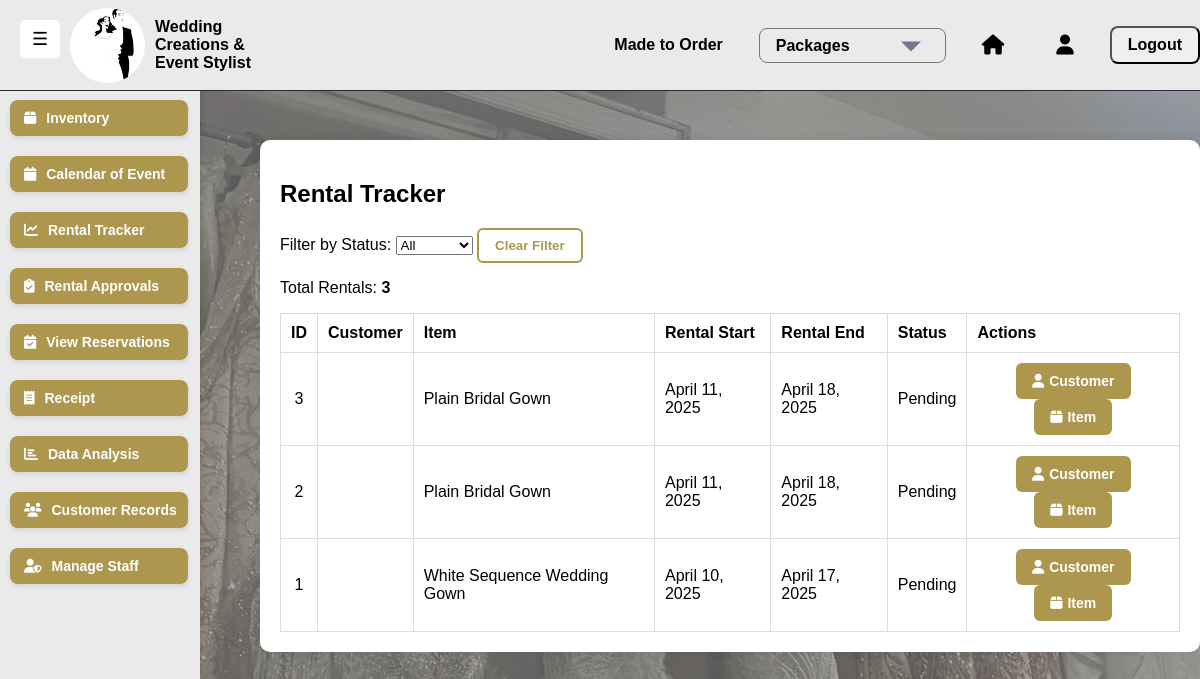
/rental-tracker/ (signed in), run on an earlier commit of the app's database.
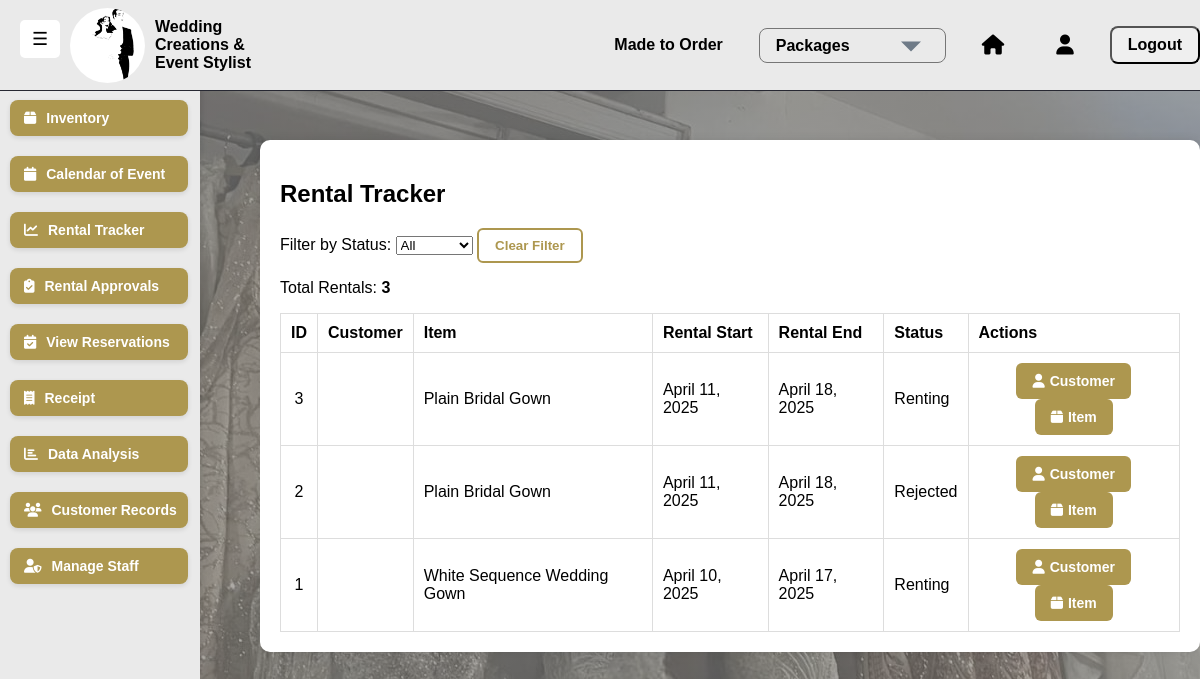
And on a later commit of the database.
### saritasapp/models.py (models this page shows, shortened)
class Rental(models.Model):
    STATUS_CHOICES = [
        ("Pending", "Pending"),
        ("Approved", "Approved"),
        ("Rented", "Rented"),
        ("Returned", "Returned"),
        ("Overdue", "Overdue"),
        ("Cancelled", "Cancelled"),
        ("Rejected", "Rejected"),
    ]
    customer = models.ForeignKey(Customer, on_delete=models.CASCADE, related_name="rentals")
    user = models.ForeignKey(User, on_delete=models.SET_NULL, null=True, blank=True, related_name="managed_rentals")
    approved_by = models.ForeignKey(User, on_delete=models.SET_NULL, null=True, blank=True, related_name="approved_rentals")
    inventory = models.ForeignKey(Inventory, on_delete=models.CASCADE, related_name="rentals")
    rental_start = models.DateField(default=timezone.now, db_index=True)
    rental_end = models.DateField(db_index=True)
    status = models.CharField(max_length=10, choices=STATUS_CHOICES, default="Pending", db_index=True)
    created_at = models.DateTimeField(auto_now_add=True, db_index=True)
    updated_at = models.DateTimeField(auto_now=True)
    approved_at = models.DateTimeField(null=True, blank=True)
    rejection_reason = models.TextField(blank=True, null=True)
    notes = models.TextField(blank=True, null=True)
    class Meta:
        ordering = ['-created_at']
        verbose_name = "Rental"
        verbose_name_plural = "Rentals"
        indexes = [
            models.Index(fields=['rental_start', 'rental_end']),
            models.Index(fields=['status']),
            models.Index(fields=['created_at']),
        ]

class Inventory(models.Model):
    name = models.CharField(max_length=255)
    branch = models.ForeignKey(Branch, on_delete=models.CASCADE, related_name="inventory_items")
    category = models.ForeignKey(Category, on_delete=models.CASCADE, related_name="items")
    color = models.ForeignKey(Color, null=True, blank=True, on_delete=models.SET_NULL, related_name="inventory_items")
    size = models.ForeignKey(Size, null=True, blank=True, on_delete=models.SET_NULL, related_name="inventory_items")
    quantity = models.IntegerField(default=0)
    rental_price = models.DecimalField(max_digits=10, decimal_places=2)
    reservation_price = models.DecimalField(max_digits=10, decimal_places=2, null=True, blank=True)
    deposit_price = models.DecimalField(max_digits=10, decimal_places=2, null=True, blank=True)
    purchase_price = models.DecimalField(max_digits=10, decimal_places=2, null=True, blank=True)
    available = models.BooleanField(default=True)
    image = models.ImageField(upload_to="inventory/", null=True, blank=True)
    created_at = models.DateTimeField(auto_now_add=True)
    updated_at = models.DateTimeField(auto_now=True)
    class Meta:
        verbose_name_plural = "Inventory"
        ordering = ['-created_at']

### saritasapp/views.py (the view)
# urls.py: path('rental-tracker/', views.rental_tracker, name='rental_tracker'),
@login_required
def rental_tracker(request):
    status_filter = request.GET.get('status')
    start_date = request.GET.get('start_date')
    end_date = request.GET.get('end_date')
    today = timezone.now().date()
    with transaction.atomic():
        Rental.objects.filter(
            rental_end__lt=today,
            status="Renting"
        ).update(status="Overdue")
        Rental.objects.filter(
            rental_start__lte=today,
            rental_end__gte=today,
            status="Approved"
        ).update(status="Renting")
    rentals = Rental.objects.select_related(
        'customer__user',
        'inventory__category'
    ).order_by('-rental_start')
    if status_filter:
        rentals = rentals.filter(status=status_filter)
    if start_date:
        rentals = rentals.filter(rental_start__gte=start_date)
    if end_date:
        rentals = rentals.filter(rental_end__lte=end_date)
    page = request.GET.get('page', 1)
    paginator = Paginator(rentals, 25)  # Show 25 rentals per page
    try:
        rentals = paginator.page(page)
    except PageNotAnInteger:
        rentals = paginator.page(1)
    except EmptyPage:
        rentals = paginator.page(paginator.num_pages)
    status_counts = Rental.objects.aggregate(
        pending=Count('pk', filter=Q(status='Pending')),
        active=Count('pk', filter=Q(status='Renting')),
        returned=Count('pk', filter=Q(status='Returned')),
        overdue=Count('pk', filter=Q(status='Overdue'))
    )
    return render(request, 'saritasapp/rental_tracker.html', {
        'rentals': rentals,
        'today': today,
        'active_count': status_counts['active'],
        'returned_count': status_counts['returned'],
        'overdue_count': status_counts['overdue'],
        'pending_count': status_counts['pending'],
        'filter_status': status_filter,
        'filter_start_date': start_date,
        'filter_end_date': end_date,
    })

### saritasapp/context_processors.py (called while the page is built)
def notifications(request):
    if request.user.is_authenticated:
        return {
            'unread_count': Notification.objects.filter(user=request.user, is_read=False).count()
        }
    return {}

### saritasapp/templates/saritasapp/rental_tracker.html (shortened to what this page needs)
{% extends "saritasapp/base.html" %}
{% load static %}
{% block extra_css %}
    <link rel="stylesheet" href="{% static 'css/rental_tracker.css' %}">
{% endblock %}
{% block content %}
<div class="rental-container">
    <h2>Rental Tracker</h2>
    <form method="GET" class="mb-3 d-flex align-items-center flex-wrap gap-2">
        <label for="statusFilter" class="me-2">Filter by Status:</label>
        <select name="status" id="statusFilter" class="form-select me-2" onchange="this.form.submit()">
            <option value="">All</option>
        </select>
        <button type="submit" name="status" value="" class="btn btn-outline-secondary">Clear Filter</button>
    </form>
    <p class="mb-3">Total Rentals: <strong>{{ rentals|length }}</strong></p>
    <div class="table-responsive">
        <table class="table table-hover table-bordered">
            <thead class="table-dark text-center align-middle">
                <tr>
                    <th>ID</th>
                    <th>Customer</th>
                    <th>Item</th>
                    <th>Rental Start</th>
                    <th>Rental End</th>
                    <th>Status</th>
                    <th>Actions</th>
                </tr>
            </thead>
            <tbody>
                {% for rental in rentals %}
                <tr>
                    <td class="text-center">{{ rental.id }}</td>
                    <td>{{ rental.customer.first_name }} {{ rental.customer.last_name }}</td>
                    <td>{{ rental.inventory.name }}</td>
                    <td>{{ rental.rental_start }}</td>
                    <td>{{ rental.rental_end }}</td>
                    <td>
                        {% if rental.status == "Overdue" %}
                            <span class="badge bg-danger">Overdue</span>
                        {% elif rental.status == "Returned" %}
                            <span class="badge bg-success">{{ rental.status }}</span>
                        {% else %}
                            <span class="badge bg-warning">{{ rental.status }}</span>
                        {% endif %}
                    </td>
                    <td class="text-center">
                        <a href="{% url 'saritasapp:view_customer' rental.customer.id %}" class="btn-info">
                        <i class="fas fa-user"></i> Customer
                        </a>
                        <a href="{% url 'saritasapp:view_inventory' rental.inventory.id %}" class="btn-info">
                        <i class="fas fa-box"></i> Item
                        </a>
                    </td>
                </tr>
                {% endfor %}
            </tbody>
        </table>
    </div>
</div>
{% endblock %}

What changed in the data, as far as the page shows it:
changed Rental id 3: status "Pending" → "Renting"
changed Rental id 2: status "Pending" → "Rejected"
changed Rental "April 10, 2025": status "Pending" → "Renting"
